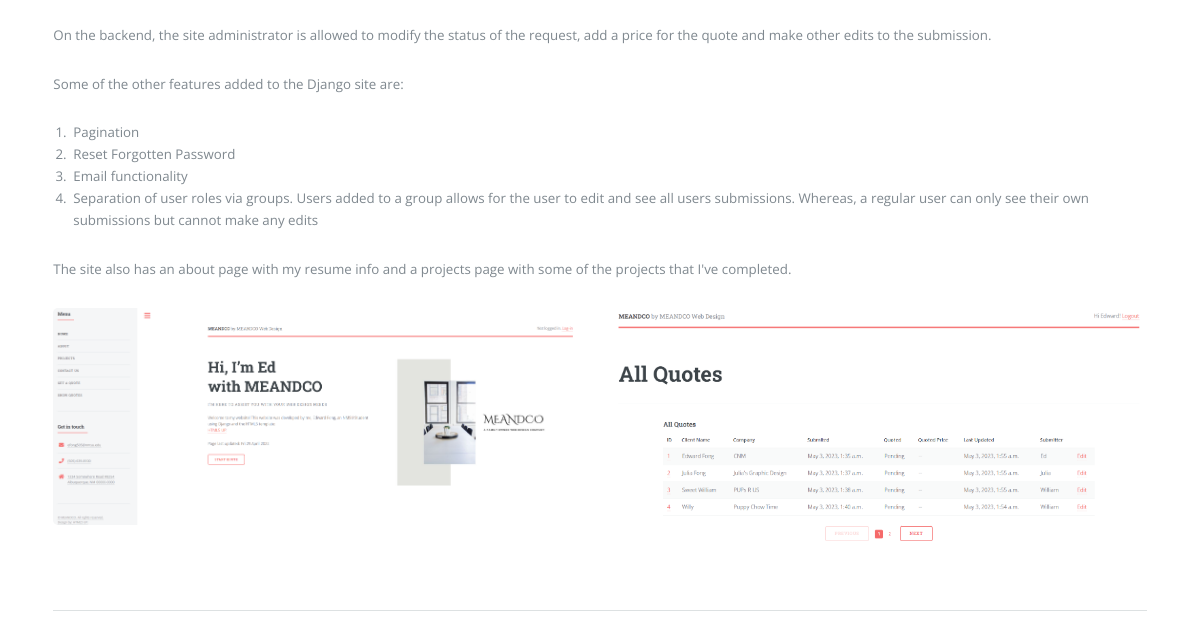
The app's page /projects/ (lower part), older data.
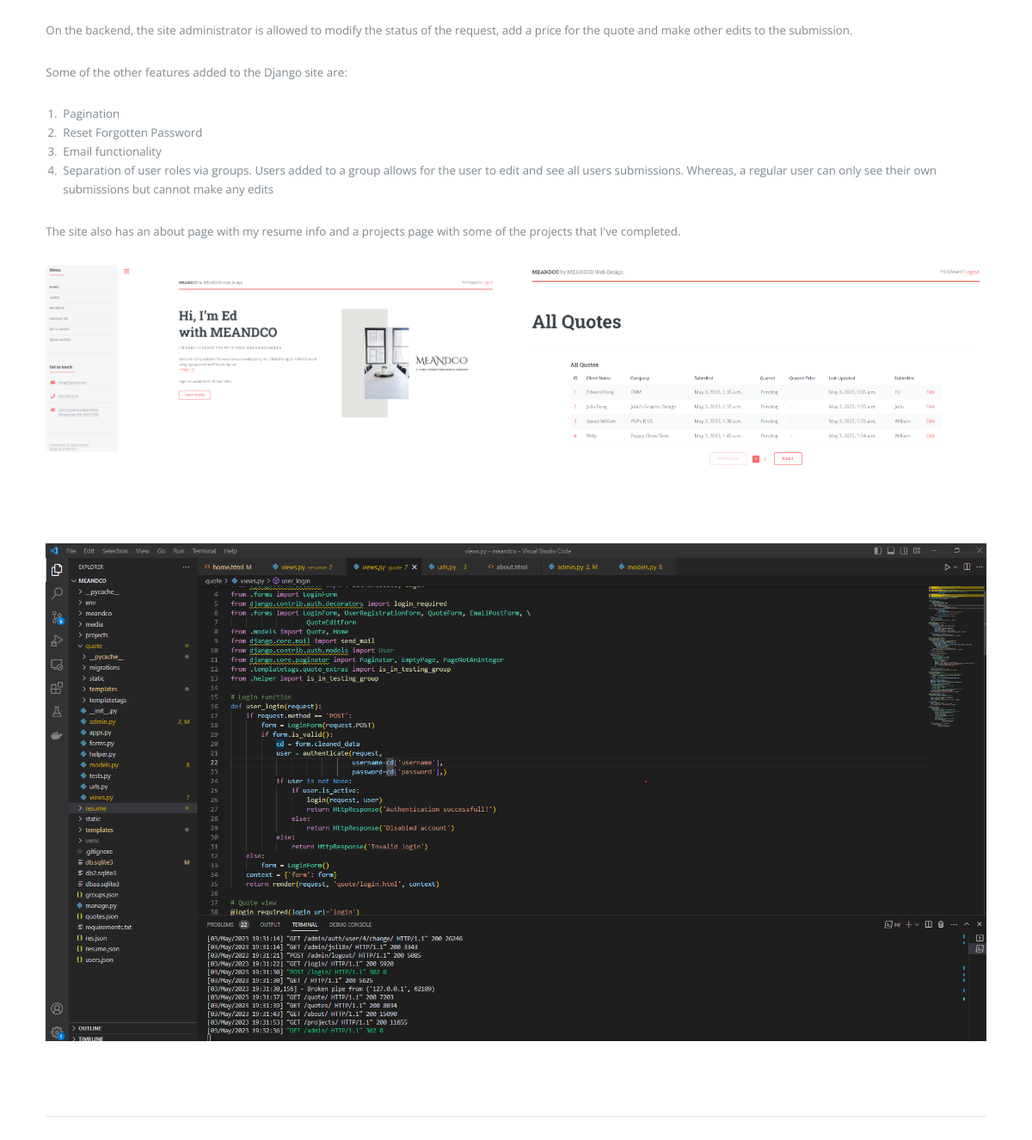
The same page, newer data.
### projects/models.py (models this page shows, shortened)
class Project(models.Model):
    name = models.CharField(max_length=250)
    description = models.CharField(max_length=3000, null=True, blank=True)
    leftimage = models.ImageField(upload_to='media/',
                                  null=True, blank=True)
    rightimage = models.ImageField(upload_to='media/',
                                   null=True, blank=True)
    additionalright = models.TextField(blank=True, null=True)
    bottomdetails = models.TextField(blank=True, null=True)

### projects/views.py (the view)
# urls.py: path('projects/', views.project, name='projects'),
def project(request):
    projects = Project.objects.all()
    context = {'projects':projects}
    return render(request, 'projects/projects.html', context)

### projects/templates/projects/projects.html (shortened to what this page needs)
{% extends "homebase.html" %}
{% load static %}
{% block content %}
<section>
    {% if projects %}
    {% for project in projects %}
        {% if project.description %}<p>{{ project.description | safe}}</p>{% endif %}
        <div class="row">
            <div class="col-6 col-12-medium">
                <span class="image fit"><img src="{{ project.leftimage.url }}" alt="" /></span>
            </div>
            <div class="col-6 col-12-medium">
                {% if project.rightimage %}<span class="image fit"><img src="{{ project.rightimage.url }}" alt="" /></span>{% endif %}
            </div>
            {% if project.bottomdetails %}
            <p>{{ project.bottomdetails | safe}}</p>
            {% endif %}
        </div>
        <hr>
    {% endfor %}
    {% else %}
    <h1>No projects currently availble to show.</h1>
    {% endif %}
</section>
{% endblock content %}

### templates/homebase.html (shortened to what this page needs)
{% load static %}
<!DOCTYPE HTML>
<html>
	<head>
		<link rel="stylesheet" href="{% static 'assets/css/main.css' %}" />
		<link rel="stylesheet" href="{% static 'assets/css/fontawesome-all.min.css' %}" />
	</head>
	<body class="is-preload">
			<div id="wrapper">
					<div id="main">
						<div class="inner">
								{% block content %}{% endblock content %}
						</div>
					</div>
			</div>
	</body>
</html>

### quote/static/assets/css/main.css (style rules this page uses)
html, body, div, span, applet, object, iframe, h1, h2, h3, h4, h5, h6, p, blockquote, pre, a, abbr, acronym, address, big, cite, code, del, dfn, em, img, ins, kbd, q, s, samp, small, strike, strong, sub, sup, tt, var, b, u, i, center, dl, dt, dd, ol, ul, li, fieldset, form, label, legend, table, caption, tbody, tfoot, thead, tr, th, td, article, aside, canvas, details, embed, figure, figcaption, footer, header, hgroup, menu, nav, output, ruby, section, summary, time, mark, audio, video { margin: 0; padding: 0; border: 0; font-size: 100%; font: inherit; vertical-align: baseline; }
article, aside, details, figcaption, figure, footer, header, hgroup, menu, nav, section { display: block; }
body { line-height: 1; }
ol, ul { list-style: none; }
body { -webkit-text-size-adjust: none; }
body { -ms-overflow-style: scrollbar; }
html { box-sizing: border-box; }
*, *:before, *:after { box-sizing: inherit; }
body { background: #ffffff; }
body, input, select, textarea { color: #7f888f; font-family: "Open Sans", sans-serif; font-size: 13pt; font-weight: 400; line-height: 1.65; }
@media screen and (max-width: 1680px) { body, input, select, textarea { font-size: 11pt; } }
@media screen and (max-width: 1280px) { body, input, select, textarea { font-size: 10pt; } }
p { margin: 0 0 2em 0; }
hr { border: 0; border-bottom: solid 1px rgba(210, 215, 217, 0.75); margin: 2em 0; }
.row { display: flex; flex-wrap: wrap; box-sizing: border-box; align-items: stretch; }
.row > * { box-sizing: border-box; }
.row > .col-6 { width: 50%; }
.row { margin-top: 0; margin-left: -1.5em; }
.row > * { padding: 0 0 0 1.5em; }
@media screen and (max-width: 1680px) { .row { display: flex; flex-wrap: wrap; box-sizing: border-box; align-items: stretch; } }
@media screen and (max-width: 1680px) { .row > * { box-sizing: border-box; } }
@media screen and (max-width: 1680px) { .row { margin-top: 0; margin-left: -1.5em; } }
@media screen and (max-width: 1680px) { .row > * { padding: 0 0 0 1.5em; } }
@media screen and (max-width: 1280px) { .row { display: flex; flex-wrap: wrap; box-sizing: border-box; align-items: stretch; } }
@media screen and (max-width: 1280px) { .row > * { box-sizing: border-box; } }
@media screen and (max-width: 1280px) { .row { margin-top: 0; margin-left: -1.5em; } }
@media screen and (max-width: 1280px) { .row > * { padding: 0 0 0 1.5em; } }
.image { border-radius: 0.375em; border: 0; display: inline-block; position: relative; }
.image img { border-radius: 0.375em; display: block; }
.image.fit { display: block; margin: 0 0 2em 0; width: 100%; }
.image.fit img { width: 100%; }
ol { list-style: decimal; margin: 0 0 2em 0; padding-left: 1.25em; }
ol li { padding-left: 0.25em; }
#wrapper { display: -moz-flex; display: -webkit-flex; display: -ms-flex; display: flex; -moz-flex-direction: row-reverse; -webkit-flex-direction: row-reverse; -ms-flex-direction: row-reverse; flex-direction: row-reverse; min-height: 100vh; }
#main { -moz-flex-grow: 1; -webkit-flex-grow: 1; -ms-flex-grow: 1; flex-grow: 1; -moz-flex-shrink: 1; -webkit-flex-shrink: 1; -ms-flex-shrink: 1; flex-shrink: 1; width: 100%; }
#main > .inner { padding: 0 6em 0.1em 6em ; margin: 0 auto; max-width: 110em; }
#main > .inner > section { padding: 6em 0 4em 0 ; border-top: solid 2px rgba(210, 215, 217, 0.75); }
#main > .inner > section:first-of-type { border-top: 0 !important; }
@media screen and (max-width: 1680px) { #main > .inner { padding: 0 5em 0.1em 5em ; } }
@media screen and (max-width: 1680px) { #main > .inner > section { padding: 5em 0 3em 0 ; } }
@media screen and (max-width: 1280px) { #main > .inner { padding: 0 4em 0.1em 4em ; } }
@media screen and (max-width: 1280px) { #main > .inner > section { padding: 4em 0 2em 0 ; } }

Row changes from the older to the newer data that the page shows:
changed Project: bottomdetails: picture added
